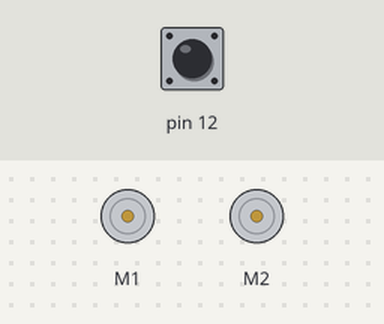
Bench run of a sketch on a simulated Arduino Uno, built with avr-gcc and run on an emulated ATmega328P. On the bench: 2 × DC motor (green arrow = forward, orange = backward, longer = faster). The inputs (shaded band) are chosen by the test bench; at power-on: pin 12 HIGH.

Above: at 0.8 s.
0.9 s: pin 12 pulled LOW for 0.15 s
At 1.17 s:
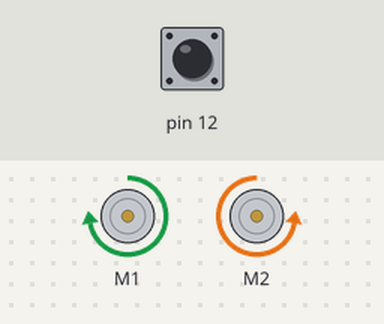
Timing chart, 0 to 3.9 s (numbered marks = the images above; inputs shaded):
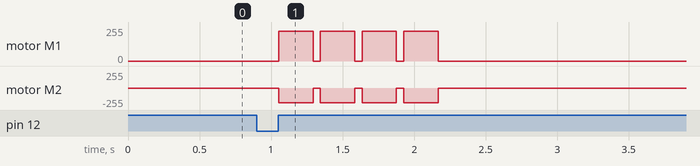

Measured:
- after the input at 0.9 s, motor M1: stopped → forward 223/255 after 0.15 s, → stopped 1.1 s later; motor M2: stopped → backward 223/255 after 0.15 s, → stopped 1.1 s later

The sketch:

zumo-robot.ino.ino
```cpp
/*
Drive forward and turn left or right when border is detected
  - Only reflectionsensor 0 and 5 are used.
*/
#include <ZumoMotors.h>
#include <Pushbutton.h>
#include <QTRSensors.h>
#include <ZumoReflectanceSensorArray.h>

#define LED 13

// this might need to be tuned for different lighting conditions, surfaces, etc.
#define QTR_THRESHOLD  1800 //

// these might need to be tuned for different motor types
#define REVERSE_SPEED     200 // 0 is stopped, 400 is full speed
#define TURN_SPEED        200
#define FORWARD_SPEED     400
#define REVERSE_DURATION  200 // ms
#define TURN_DURATION     300 // ms

ZumoMotors motors;
Pushbutton button(ZUMO_BUTTON); // pushbutton on pin 12
boolean done = false;
#define NUM_SENSORS 6
unsigned int sensor_values[NUM_SENSORS];

ZumoReflectanceSensorArray sensors;
int numbTurns = 4;


void setup()
{
   sensors.init();
   button.waitForButton();
}

boolean borderDetected(){
  if (sensor_values[0]  > QTR_THRESHOLD || sensor_values[1]  > QTR_THRESHOLD || sensor_values[2]  > QTR_THRESHOLD || sensor_values[3]  > QTR_THRESHOLD || sensor_values[4]  > QTR_THRESHOLD
  ||sensor_values[5]  > QTR_THRESHOLD)
  {
    return true;
  }
  return false;
}

void turn(int degrees){
  int x90 = (240);
  motors.setSpeeds(350,-350);
  delay(x90);
  motors.setSpeeds(0,0);
}

void loop()
{
  if (numbTurns > 0) {
    turn(180);
    delay(50);
    numbTurns --;
  }


  /*
  sensors.read(sensor_values);

if  (!done){
  if (borderDetected())
  {
    // if leftmost sensor detects line, reverse and turn to the right
    motors.setSpeeds(-REVERSE_SPEED, -REVERSE_SPEED);
    delay(200);
    motors.setSpeeds(0, 0);
    done = true;
  }
  else
  {
    // otherwise, go straight
    motors.setSpeeds(FORWARD_SPEED, FORWARD_SPEED);
  }
}*/
}
```
